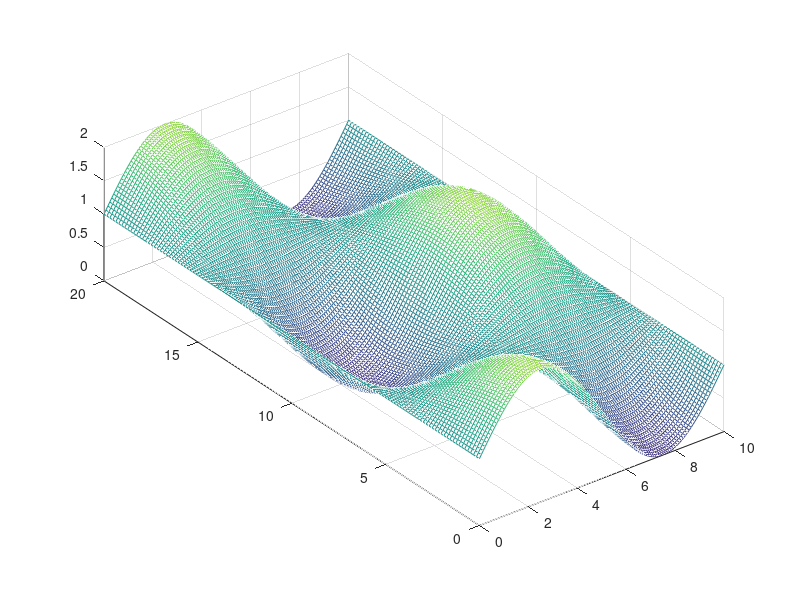

Write MATLAB code to recreate this figure. (Note: this script raises an error after producing the figure.)
clc
clear
close all

printfigure = 1;

Lx = 10;  
Ly = 20;  
Time = 20;
dx = Lx / 127;
dy = Ly / 127;
dt = 0.1;
x = 0 : dx : Lx;
y = 0 : dy : Ly;
t = 0 : dt : Time;
nx = length(x);
ny = length(y);
nt = length(t);

k = 0.1;  % Waermeleitfaehigkeit in cm^2/s

N = 10;  % Grad
lambda = 0 : pi / Lx : N * pi / Lx;
sigma = 0 : pi / Ly : N * pi / Ly;

f = zeros(nx*ny,nt);  % Temperaturmatrix

f0 = zeros(nx, ny);
for i = 1 : nx
    for j = 1 : ny
        f0(i,j) = sin(x(i) / Lx * 2 * pi) * cos(y(j) / Ly * 2 * pi) + 1;
    end
end

[Y,X] = meshgrid(y,x);
mesh(X,Y,f0);
caxis([-0.5 2.5])
pbaspect([1 Ly/Lx 0.5])
setmesh('Anfangsbedingung','$x$','$y$','$f$','T_2D_inhomo_modal_inital_condition',0)

phi = zeros(N + 1, nx);  % Eigenfunktionen
psi = zeros(N + 1, ny);  % Eigenfunktionen
T = zeros((N + 1)^2, nt);  % Gewichtung

phi(1,:) = sqrt(1 / Lx);
for i = 2 : N + 1
    for n = 1 : nx
        phi(i, n) = sqrt(2 / Lx) * cos(lambda(i) * x(n));
    end
end
psi(1,:) = sqrt(1 / Ly);
for i = 2 : N + 1
    for n = 1 : ny
        psi(i, n) = sqrt(2 / Ly) * cos(sigma(i) * y(n));
    end
end

phi = phi';
psi = psi';

Psi = kron(psi,phi);

figure
for i = 1 : N + 1
    plot(x,phi(:,i))
    hold on
end
txt = ['$G = ',num2str(N),'$'];
TEXT = text(8,0.4,txt,'FontSize',60);
set(TEXT,'Interpreter','latex')
setplt('Eigenfunktionen $\varphi$','$x$','','T_2D_inhomo_modal_Eigenfunctions_phi',0)

figure
for i = 1 : N + 1
    plot(y,psi(:,i))
    hold on
end
txt = ['$G = ',num2str(N),'$'];
TEXT = text(16,0.3,txt,'FontSize',60);
set(TEXT,'Interpreter','latex')
setplt('Eigenfunktionen $\psi$','$y$','','T_2D_inhomo_modal_Eigenfunctions_psi',0)

u = zeros(nt, nx, ny);  % Anregung
Ua = zeros(N + 1, N + 1, nt);

u(:,round(3/dx+1),round(3/dy+1)) = 1 * sin(t - pi / 4);
u(:,round(5/dx+1),round(10/dy+1)) = -2 * sin(t);
u(:,round(7/dx+1),round(13/dy+1)) = 0.02 * t;
u(:,round(8/dx+1),round(18/dy+1)) = 0.05 * t;

for m = 1 : N + 1
    for n = 1 : N + 1
        for i = 1 : nt
            Ua(m,n,i) = u(i,round(3/dx+1),round(3/dy+1)) * phi(round(3/dx+1),m) * psi(round(3/dy+1),n) +...
                       u(i,round(5/dx+1),round(10/dy+1)) * phi(round(5/dx+1),m) * psi(round(10/dy+1),n) +...
                      u(i,round(7/dx+1),round(13/dy+1)) * phi(round(7/dx+1),m) * psi(round(13/dy+1),n) + ...
                       u(i,round(8/dx+1),round(18/dy+1)) * phi(round(8/dx+1),m) * psi(round(18/dy+1),n);
        end
    end
end

for i = 1 : nt
    U(:,i) = reshape(squeeze(Ua(:,:,i)),(N+1)^2,1);
end

T0 = zeros(N+1,N+1);
for i = 1 : N + 1
    for j = 1 : N + 1
        T0(i, j) = 0;
        for n = 1 : nx
            for m = 1 : ny
                T0(i, j) = T0(i, j) + f0(n,m) * phi(n,i) * psi(m,j) * dx * dy;
            end
        end
    end
end


kappa = zeros(N+1, N+1);
for i = 1 : N+1
    for j = 1 : N+1
        kappa(i,j) = 1 - dt * k * (lambda(i)^2 + sigma(j)^2);
    end
end

A = diag(reshape(kappa,(N+1)^2,1));

T(:,1) = reshape(T0,(N+1)^2,1);
for t = 2 : nt
    T(:,t) = A * T(:,t-1) + dt * U(:,t);
end

for t = 1 : nt
    f(:,t) = Psi * T(:,t);
    F(t,:,:) = reshape(f(:,t),nx,ny);

end


t = 0 : dt : Time;
figure
for n = 1 : 5 : nt
    mesh(X,Y,squeeze(F(n,:,:)))
    zlim([-1 3])
    caxis([-1 3])
    pbaspect([1 Ly/Lx 0.5])
    setmesh('','$x$','$y$','$f$','T_2D_inhomo_modal_2',0)
    set(gcf,'outerposition',get(0,'screensize'));
    txt = ['$t = ',num2str(t(n)),'$'];
    TEXT = text(8,0,0.5,txt,'FontSize',60);
    set(TEXT,'Interpreter','latex')
    txt = ['$G = ',num2str(N),'$'];
    TEXT = text(8,0,1.8,txt,'FontSize',60);
    set(TEXT,'Interpreter','latex')
    xticks(0:5:10)
    yticks(0:5:20)
    zticks([-1 1 3])
    xticklabels({'0','5','10'})
    yticklabels({'0','5','10','15','20'})
    zticklabels({'-1','1','3'})
    drawnow
    frame=getframe(gcf);
    imind=frame2im(frame);
    [imind,cm] = rgb2ind(imind,256);
    if printfigure == 1
        if n==1
             imwrite(imind,cm,'T_2D_inhomo_modal_2.gif','gif', 'Loopcount',inf,'DelayTime',1e-6);
        else
             imwrite(imind,cm,'T_2D_inhomo_modal_2.gif','gif','WriteMode','append','DelayTime',1e-6);
        end
    end
end

figure
for n = 1 : 6
    a = round((nt - 1) / 5 * (n - 1)) + 1;
    mesh(X,Y,squeeze(F(a,:,:)))
    zlim([-1 3])
    caxis([-1 3])
    pbaspect([1 Ly/Lx 0.5])
    set(gcf,'outerposition',get(0,'screensize'));
    txt = ['$t = ',num2str(t(a)),'$'];
    TEXT = text(8,0,0.5,txt,'FontSize',60);
    set(TEXT,'Interpreter','latex')
    txt = ['$G = ',num2str(N),'$'];
    TEXT = text(8,0,1.8,txt,'FontSize',60);
    set(TEXT,'Interpreter','latex')
    xticks(0:5:10)
    yticks(0:5:20)
    zticks([-1 1 3])
    xticklabels({'0','5','10'})
    yticklabels({'0','5','10','15','20'})
    zticklabels({'-1','1','3'})
    drawnow
    name = ['T_2D_inhomo_modal_2_shot_',num2str(n)];
    setmesh('','$x$','$y$','$f$',name,printfigure)
end


close all

